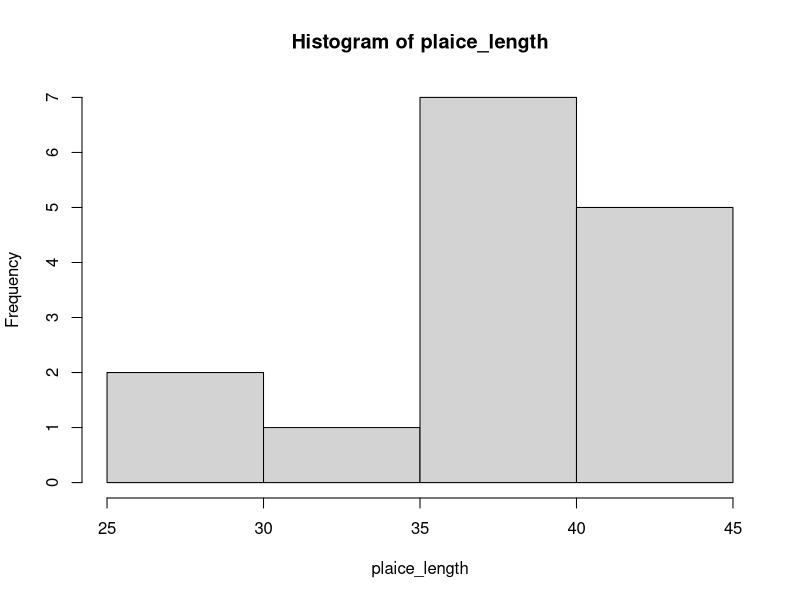
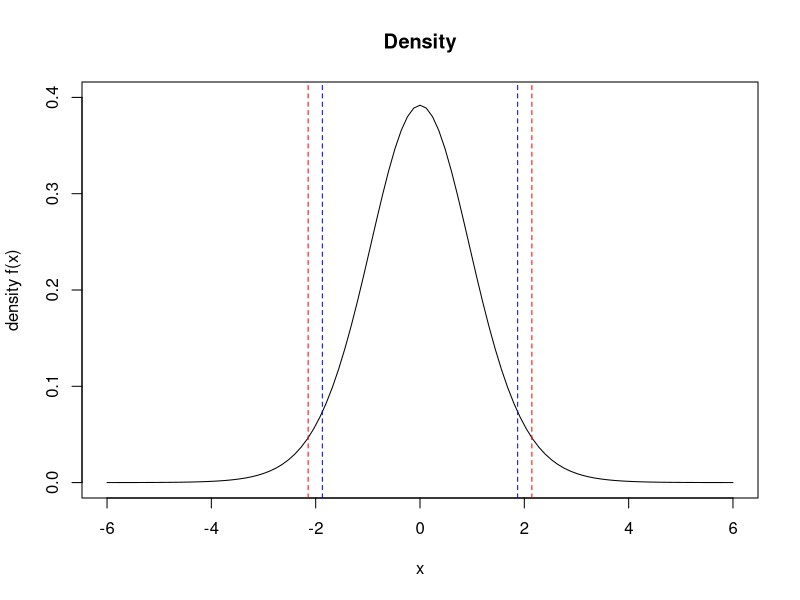
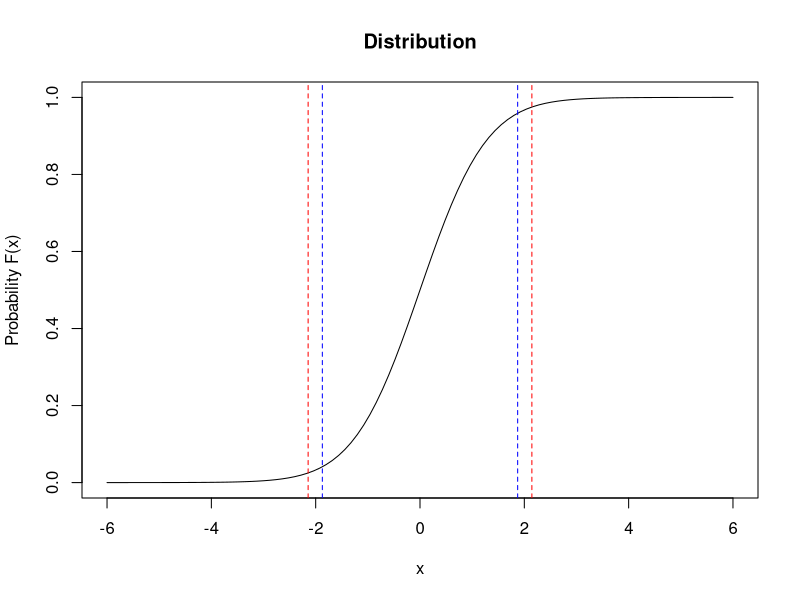
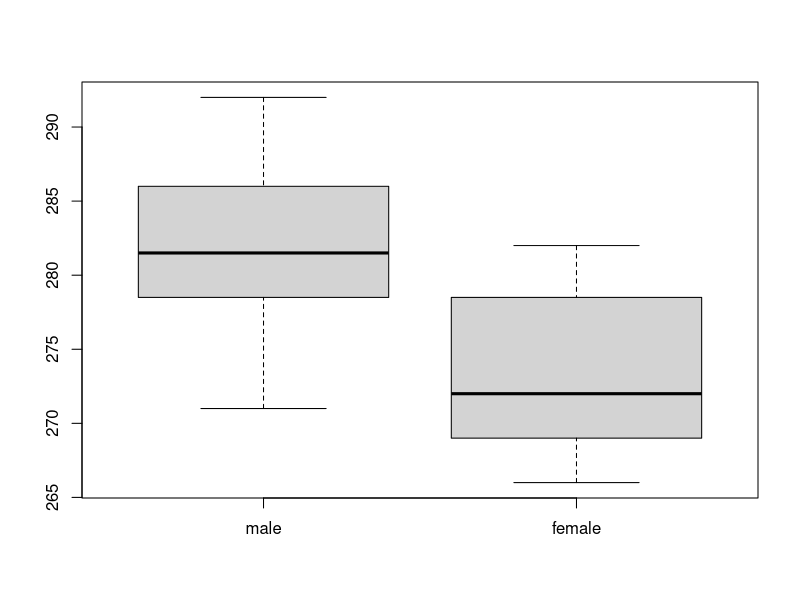
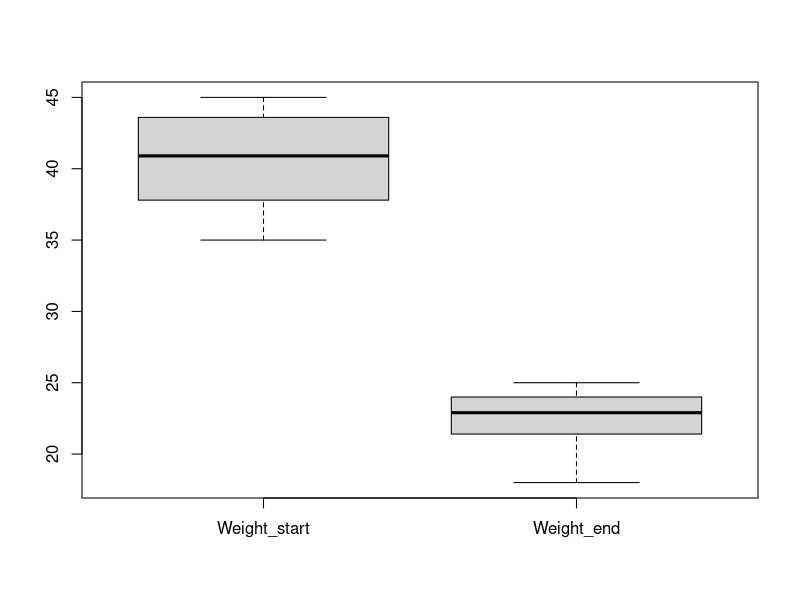

The R source for these figures, in order: (Note: this script raises an error after producing the figures.)
# Lecture script 22.04.2026


# one sample t-Test ----

# Measured 15 fish length of plaice: 
# data produced using plaice_length <- rnorm(15, 35, sd = 5)

plaice_length <- c(36.67, 28.37, 42.67, 38.63, 33.7, 29.39, 38.32, 38.71, 40.59,
                   38.41, 36.82, 40.52, 43.31, 43.64, 37.48)
hist(plaice_length)
# calculate mean and stadard deviation of your data
mean(plaice_length) # 37.8215
sd(plaice_length) # 4.50634

# common length according to fish base are 40cm, so the A in the formula becomes 40
# calculate the t-value
t_plaice <- (37.8215 - 40) / (4.50634 / sqrt(15))
t_plaice # the negative value tells us, that our measured mean is below the expected value.

# is this critical? 

# get the critical levels from the t-distribution
# the only parameter of the t- distribution are the degrees of freedom, which
# are the sample size - 1, so in this case 14.
# we only want to know if it our mean value different from the actual mean and don´t care 
# whether the mean of our sample is lower or higher, therefore we are looking at
# both sides of the distribution and distribute the 5% significance level: 
qt(p = c(0.025, 0.975), df = 14) # -2.144787  2.144787
# these are the "cut-off" values: If our value is lower or higher than those, 
# it is a critical t-value

# additionally we can calculate the p-value for our t-value
# multiply by 2, since we compare to both tails. 
# Therefore we call this type of t-Test two-sided
pt(q = t_plaice, df = 14) * 2 # 0.08219942
# It is not lower than 0.05 thus again not signifcant

# We can also use the build in t-test function to validate this:
# First have a look at the help pages to see how it works: 
?t.test

t.test(x = plaice_length, mu = 40)

#Lets visualize this: 
# The t-Distribution for df=14
# as density distribution
plot(function(x) dt(x, df = 14), -6, 6, ylim = c(0, 0.4),
       main = "Density", ylab = "density f(x)")
abline(v = c(t_plaice, -t_plaice), col = "blue", lty = 2)
abline(v = qt(p = c(0.025, 0.975), df = 14), col = "red", lty = 2)

# and cumulative probability: 
plot(function(x) pt(x, df = 14), -6, 6, ylim = c(0, 1), 
     main = "Distribution", ylab = "Probability F(x)")
abline(v = c(t_plaice, -t_plaice), col = "blue", lty = 2)
abline(v = qt(p = c(0.025, 0.975), df = 14), col = "red", lty = 2)


# Two - sample t-Test ----
# Comparison of polar bear heights: 
polar_bears <- data.frame("male" = c(281, 279, 271, 290, 292, 285, 277, 278, 290, 277, 281, 283,
                                     285, 287, 279, 275, 280, 287, 285, 282),
                          "female" = c(266, 280, 275, 272, 270, 269, 272, 278, 267, 269, 282,
                                       279, 276, 272, 274, 270, 269, 279, 282, 268))
View(polar_bears)

boxplot(polar_bears)

## two-sided ----
# Do female polar bears have a different size than male polar bears? 
# This includes not if they are bigger or smaller, just different, therefor
# this is a two-sided test, where we are looking at both tails of the t-distribution.

# calculate means
mean_males <- mean(polar_bears$male)
mean_males
mean_females <- mean(polar_bears$female)
mean_females

# calculate variances
var_males <- var(polar_bears$male)
var_males
var_females <- var(polar_bears$female)
var_females

nrow(polar_bears)

qt(p = c(0.025, 0.975), df = 38) # 38 because each has 20 rows and for each sample we subtract by 1

t_polars <- (mean_males - mean_females) / sqrt( (var_males/20) + (var_females/20) )
t_polars

# we use here the negative absolute difference, to avoid a miscalculation simply because the t value is very large
pt(q = -abs(t_polars), df = 38) * 2 



# for equal variances we can also use pooled variances, 
# this gives us a bit more statistical power: 
t.test(polar_bears$male, polar_bears$female, var.equal = TRUE)


## one-sided ----
# Male polar bears are bigger than female polar bears.
t.test(polar_bears$male, polar_bears$female, alternative = "greater")

t.test(polar_bears$male, polar_bears$female, alternative = "less")

# Paired two-sample t-Test ----
# Compare weights of penguins before and after the breeding season 
penguins <- data.frame("Penguin" = c(1:16),
                       "Lipid_start" = sample(seq(8, 11, by = 0.2), size = 16),
                       "Lipid_end" = sample(seq(1, 4, by = 0.2), size = 16),
                       "Weight_start" = sample(seq(35, 45, by = 0.2), size = 16),
                       "Weight_end" = sample(seq(18, 25, by = 0.2), size = 16))
View(penguins)

boxplot(penguins[ ,4:5])

# Calculating the differences from start to end
difference_weight <- penguins[ ,4] - penguins[ ,5] # this is a vectorized operation, this means
# R automatically calculates the difference for each row individually
difference_weight

# Calculating the variances of the differences
var_diff <- var(difference_weight)


# Calculating t
t_weights <- mean(difference_weight)/(sqrt(var_diff)/sqrt(16))
t_weights 
qt(p = c(0.025, 0.975), df = 15)
# we use here the negative absolute difference, to avoid a miscalculation simply because the t value is very large
pt(q = -abs(t_weights), df = 15) * 2 

#Paired two-sided two sample t-Tests
t.test(x=penguins[,4], y=penguins[,5], paired=T)

# Mann - Whitney - U test ----
octopus <- read_csv("data/kraken.csv")
# data set with intelligence test results of trained and untrained octopus individuals
View(octopus)

ggplot(octopus, aes(y = result, x = group_txt))+
  geom_boxplot()

Ranks <- cbind(octopus, rank(x=octopus$result, na.last=NA,
                                ties.method=c("average")))
View(Ranks)

wilcox.test(result ~ group, data = octopus, alternative = "two.sided")

# Wilcoxon signed rank test ----
# Number of herring eggs from subsampling
herring_eggs <- data.frame("Sample" = c(1:10),
                           "subsample_1" = as.integer(jitter(c(130, 90, 50, 323, 210, 35, 173, 44, 241, 112), amount = 10))
                           )

View(herring_eggs)
difference <- sample(-20:20, 10)
herring_eggs$subsample_2 <- herring_eggs$subsample_1 + difference
boxplot(herring_eggs[, c(2:3)])

wilcox.test(x = herring_eggs[,2], y = herring_eggs[,3], alternative = c("two.sided"), paired = T)


# F-Test ----
salmon <- data.frame("Net_1" = rnorm(n = 24, mean = 2898.667, sd = 195.0281),
                     "Net_2" = rnorm(n = 24, mean = 2825.417, sd = 153.6458))
boxplot(salmon)

var.test(x = salmon$Net_1, y = salmon$Net_2, ratio = 1, alternative="two.sided")
var.test(x = salmon$Net_1, y = salmon$Net_2, ratio = 1, alternative = "greater")

# Correlation ----
# Or create a data set with depth and oxygen levels
ctd_data <- data.frame("depth" = round(runif(100, min = 200, max = 500), digits = 0) )
ctd_data$oxygen <- round(8 - 0.01 * ctd_data$depth + rnorm(100, mean = 0, sd = 0.3), 2)
ctd_data$oxygen[ctd_data$oxygen < 0] <- runif(sum(ctd_data$oxygen < 0), 0.1, 0.5)

ggplot(ctd_data, aes(x = depth, y = oxygen))+
  #geom_smooth(method = lm, se = FALSE, colour = "black")+
  geom_point()+
    labs(x = "depth", y = "oxygen")

# covariance
cov(x = ctd_data$depth, y = ctd_data$oxygen)
# correlation  
cor(x = ctd_data$depth, y = ctd_data$oxygen, method = "pearson")

# correlation with significance test
cor.test(x = ctd_data$depth, y = ctd_data$oxygen, method = "pearson")

# Spearman
cor.test(x = ctd_data$depth, y = ctd_data$oxygen, method = "spearman")

# Kendall
cor.test(x = ctd_data$depth, y = ctd_data$oxygen, method = "kendall")


# Association ----
benthos <- data.frame(sediment = c("Sand","Sand","Sand","Mud","Mud","Mud","Gravel","Gravel","Gravel",
               "Sand","Mud","Gravel","Sand","Mud","Gravel"),
               worms_abundance = c(12,18,26, 34,29,23,10,11,15,20,32,13,27,30,14)
)
# Create categorical abundance classes
benthos$abundance_class <- cut(benthos$worms_abundance,
  breaks = c(-Inf, 15, 25, Inf),
  labels = c("Low", "Medium", "High")
)
View(benthos)

ggplot(benthos, aes(x = sediment, y = worms_abundance, fill = abundance_class))+
  geom_bar(stat = "identity", position = "stack", colour = "grey90")

tbl <- table(benthos$sediment, benthos$abundance_class)
tbl <- matrix(c(63, 0, 0, 0, 23, 125, 12, 38, 53), nrow = 3)
tbl
chisq.test(tbl)


# Exercises ----

## significance Tests
# 1. 
# In the data folder you find a csv file with fish sizes sampled in two 
# marine protected ares (MPAs). Investigate whether the MPAs influence fish growth.
# Load and inspect the data set. Write a research question and the associated hypotheses (H1 and H0!).
# Choose and perform the correct t-Test. Interpret the results. 
# Familiarize your self with the topic "Test power", e.g. read the chapter 13.2.2
# in the book "Environmental Data Analysis" and try to apply this to your analysis.

fish_sizes <- read_csv("data/fish_sizes.csv")
summary(fish_sizes)
ggplot(fish_sizes, aes(x = as.factor(MPA_ID)))+
  geom_boxplot(aes(y = Fish_Length))

# Two sided t-Test:
# Question: Do fish sizes differ between two MPA areas?
# H1 = Fish sizes are different in both MPAs
# H0 = Fish sizes are not different in both MPAs

# t_test relies on normally distributed data, confirm with a shapiro- Wilks Test:

shapiro.test(fish_sizes[fish_sizes$MPA_ID == "MPA1", ]$Fish_Length)
shapiro.test(fish_sizes[fish_sizes$MPA_ID == "MPA2", ]$Fish_Length)
# Group 1 is normally distributed, Group 2 not. Perform first a t- Test and then 
# the non parametric equivalent: 

t.test(x = fish_sizes[fish_sizes$MPA_ID == "MPA1", ]$Fish_Length, 
       y = fish_sizes[fish_sizes$MPA_ID == "MPA2", ]$Fish_Length)
wilcox.test(fish_sizes$Fish_Length ~ fish_sizes$MPA_ID, alternative = "two.sided")


# both test results confirm a significant difference between the two MPAs, 
# supporting the H1. 

# Perform a power Test
? power.t.test
power.t.test(n = 50, delta = 3.6462, 
             sd = sqrt((sd(fish_sizes[fish_sizes$MPA_ID == "MPA1", ]$Fish_Length)^2 + sd(fish_sizes[fish_sizes$MPA_ID == "MPA2", ]$Fish_Length)^2) / 2), 
             sig.level = 0.05)

# Since our t-Test and the Mann-Whitney U test were significant, performing a
# power Test does not add much information. A power Test is more important,
# when the Test was not significant and we want to know how much support there
# is for out null hypothesis.

# 2. 
# You conducted an experiment on diatoms using different light treatments, to
# analyze the effect of enhanced light on their growth. In the data set diatoms.csv
# you have the biomass from before and after the treatment. 
# Load and inspect the data set. Write a research question and the associated hypotheses (H1 and H0!).
# Choose and perform the correct Test. Interpret the results. 

diatoms <- read_csv("data/diatoms.csv")
summary(diatoms)
glimpse(diatoms)

ggplot(diatoms, aes(colour = as.factor(Sample)))+
  geom_point(aes(x = 1, y = Before))+
  geom_point(aes(x = 2, y = After))


# Not the prettiest plot, but it seems as if biomass is increased after the treatment.

# Question: Are biomasses bigger after the light treatment? 
# H1 = Biomasses are bigger after the treatment.
# H0 = Biomasses are not bigger after the treatment.

# Paired one sided test, check for normality
shapiro.test(diatoms$Before)
shapiro.test(diatoms$After)
# both groups normally distributed.

# Use a paired one sided t-Test
# argument alternative is related to th x argument, thus the alternative in this case is less.
t.test(x = diatoms$Before, y = diatoms$After, paired=T, alternative = "less") 

# t Test confimrs that biomasses are bigger after the treatment.

# 3. 
# You are working on an aquaculture farm and have treated the females in one of the tanks
# with hormones to enhance the number of eggs. Did it work? 
# Explore graphically, formulate a hypothesis and run the correct test to validate your results.
fish <- data.frame("group_txt" = c(rep("without", 20), rep("with", 25)),
                   "group" = c(rep(1, 20), rep(2, 25)),
                   "result" = c(sample(1200:1400, 20, replace = F), 
                                sample(1250:1450, 15, replace = F), 
                                sample(1400:1500, 10,  replace = F)) )


ggplot(fish, aes(x = as.factor(group_txt)))+
  geom_boxplot(aes(y = result))

# Do females, which git the hormone treatment have more eggs?
# H1 = females with the treatment have more eggs. 
# H0 = females with the treatment do not have bigger eggs. 

# test data for normality
shapiro.test(fish[fish$group_txt == "with", ]$result)
shapiro.test(fish[fish$group_txt == "without", ]$result)
# both are not normally distrubuted, data re not paired --> Mann-Whitney-U test, one-sided

wilcox.test(fish$result ~ fish$group_txt, alternative = "greater")
# the grop of females with the hormonal treatment have a higher number of eggs.


# 4. 
# You are a fisheries managers and have been asked to analyze the effectiveness 
# of a temporary fisheries closure not on the fish itself but as a trade-off on a
# near-by living seabird colony. For this you have sampled the same nests before 
# and after the closure and counted the number of fish delivered to the chicklings.
# Load the data set "seabirds.csv" from the data folder. 
# Load and inspect the data set. Write a research question and the associated hypotheses (H1 and H0!).
# Choose and perform the correct Test. Interpret the results. 

seabirds <- read_csv("data/seabirds.csv")

ggplot(seabirds)+
  geom_boxplot(aes(x = 1, y = closed))+
  geom_boxplot(aes(x = 1.5, y  = unclosed))

# Question: Did the closure increase the number of fish delivered to the chicklings?
# H1 = After the closure more fish was delivered.
# H0 = After the closure was not more fish delivered.

shapiro.test(seabirds$closed)
shapiro.test(seabirds$unclosed)

# do a non parametric paired one sided test
wilcox.test(seabirds$closed, seabirds$unclosed, paired = TRUE, alternative = "greater")

# The p-value is below 0.05, this supports the H1, that the fisheries closure has a positive effect
# on the number of delivered fish. 


## F-Test ----
# 5.
# You have dataset with swimming speeds of two tuna species. 
# Graphically explore the data set for the variance within the dataset. 
# Formulate a hypothesis for a F-Test.
# Conduct a F-Test and decide whether variances are homogenuous or not.
tuna <- data.frame("red_tuna" = rnorm(n = 20, mean = 85, sd = 5.454115),
                   "skipjack" = rnorm(n = 20, mean = 25, sd = 5.114222))

ggplot(tuna)+
  geom_boxplot(aes(x = 1, y = red_tuna))+
  geom_boxplot(aes(x = 2, y = skipjack))

var(tuna$skipjack)
var(tuna$red_tuna)

var.test(x = tuna$red_tuna, y = tuna$skipjack, ratio = 1, alternative="two.sided")
# both species do not have the same variance.

## Correlation ----
# 6.
# Use the penguins data set and test for bill length and depth the correlation
# First plot and explore the data. Formulate a hypothesis. 
# Decide which method you want to apply? Are the assumptions for a pearson correlation met? 
# Can you think of another variable influencing your results? Try to add this 
# in your analysis. 

ggplot(penguins, aes(x = bill_len, y = bill_dep))+
  geom_point()

# could be a positive correlation. 
# check for normality
shapiro.test(penguins$bill_dep)
shapiro.test(penguins$bill_len)

# They are not normally distributed --> Use Spearman or Kendall
cor.test(x = penguins$bill_len, y = penguins$bill_dep, method = "spearman")

# significant, but not very strong correlations. 

# In the data set are three different species, check if this influences the correlation: 
ggplot(penguins, aes(x = bill_len, y = bill_dep))+
  geom_point(aes(colour = species))


cor.test(x = penguins[penguins$species == "Adelie", ]$bill_len, 
         y = penguins[penguins$species == "Adelie", ]$bill_dep, method = "spearman")

cor.test(x = penguins[penguins$species == "Chinstrap", ]$bill_len, 
         y = penguins[penguins$species == "Chinstrap", ]$bill_dep, method = "spearman")

cor.test(x = penguins[penguins$species == "Gentoo", ]$bill_len, 
         y = penguins[penguins$species == "Gentoo", ]$bill_dep, method = "spearman")

# This increases the correlation strength for each of the species compared too the previous overall correlation.
